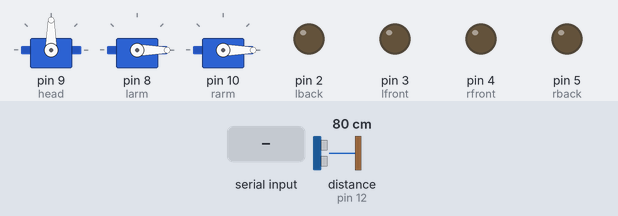
The sketch below on a simulated Arduino Uno, built with avr-gcc and run on an emulated ATmega328P. Shown: 3 × servo, output pins drawn as LEDs (lit = HIGH). The test bench sets the inputs (shaded band); at power-on: distance to the obstacle (sensor on pin 12) 80 cm. The echo pulse lasts 58.3 µs per cm; pins used as bus, display or sensor lines are not drawn; what the sketch prints to the serial monitor is not drawn.

Above: at 1.2 s.
1.3 s: "ty" received over Serial
At 3.5 s:
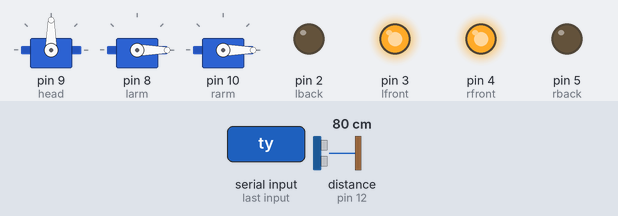
3.8 s: distance to the obstacle (sensor on pin 12) set to 19 cm
5.3 s: distance to the obstacle (sensor on pin 12) set to 15 cm
At 7.6 s:
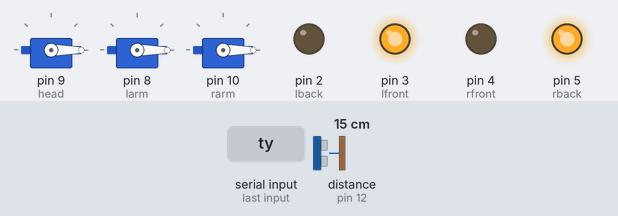
10.7 s: distance to the obstacle (sensor on pin 12) set to 18 cm
At 13.5 s:
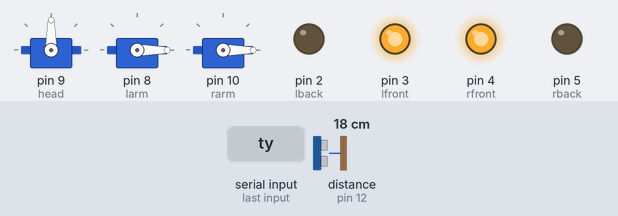
13.7 s: "ll" received over Serial
At 15.3 s:
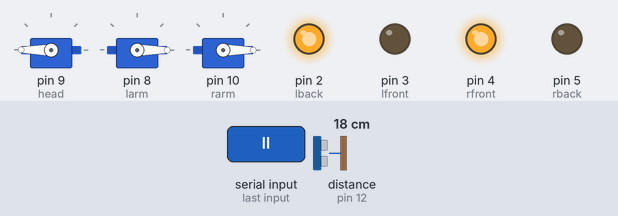
19.2 s: "hi" received over Serial
At 21.1 s:
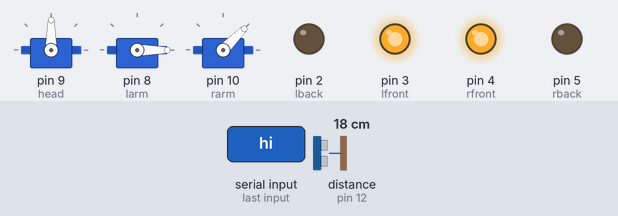
Timing chart, 0 to 25.2 s (numbered marks = the images above; inputs shaded):
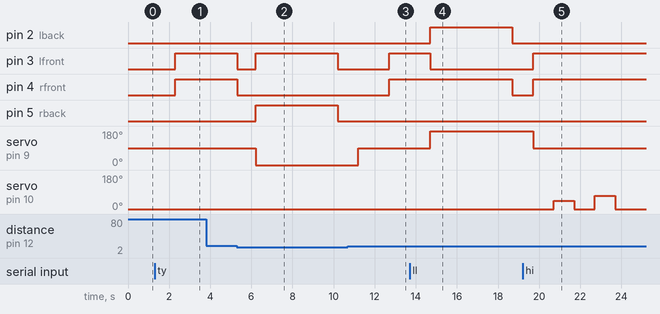

Measured:
- the behaviour switches between 17 and 16 cm on distance to the obstacle (sensor on pin 12) (found by bisection; images 1 and 2)
- after the input at 1.3 s, pin 3 (lfront), pin 4 (rfront): LOW → HIGH after 1.0 s
- after the input at 3.8 s, every drawn part: stays the same
- after the input at 5.3 s, pin 3 (lfront): HIGH → LOW at once, → HIGH 0.90 s later, → LOW 4.0 s later; pin 4 (rfront): HIGH → LOW at once; pin 5 (rback): LOW → HIGH after 0.90 s, → LOW 4.0 s later; servo on pin 9 (head): 90° → 0° after 0.90 s
- after the input at 10.7 s, pin 3 (lfront): LOW → HIGH after 2.0 s instead of 2.9 s; pin 4 (rfront): LOW → HIGH after 2.0 s; pin 5 (rback): stays LOW (without the input it goes to HIGH after 2.9 s)
- after the input at 13.7 s, pin 2 (lback): LOW → HIGH after 1.0 s, → LOW 4.0 s later; pin 3 (lfront): HIGH → LOW after 1.0 s; pin 4 (rfront): HIGH → LOW after 5.0 s; servo on pin 9 (head): 90° → 180° after 1.0 s
- after the input at 19.2 s, servo on pin 10 (rarm): 0° → 45° after 1.5 s, → 0° 1.0 s later, → 70° 1.0 s later, → 0° 1.0 s later

The sketch:

sketch.ino
```cpp
#include <Servo.h>

bool tymode=false;
const int lback=2;
const int lfront=3;
const int rfront=4;
const int rback=5;
const int echo=12;
const int trig=13;

Servo head;
Servo larm;
Servo rarm;
void front(){
  digitalWrite(lfront,HIGH);
  digitalWrite(rfront,HIGH);
  digitalWrite(lback,LOW);
  digitalWrite(rback,LOW);
  lofront();

}
void lofront(){
  head.write(90);
}
void loleft(){
  head.write(180);
  digitalWrite(lfront,LOW);
  digitalWrite(lback,HIGH);
  digitalWrite(rfront,HIGH);
  digitalWrite(rback,LOW);
  delay(4000);
  stop();
  delay(1000);
  lofront();
}
void loright(){
  head.write(0);
  digitalWrite(lfront,HIGH);
  digitalWrite(lback,LOW);
  digitalWrite(rfront,LOW);
  digitalWrite(rback,HIGH);
  delay(4000);
  stop();
  delay(1000);
  lofront();
}
void stop(){
  digitalWrite(lfront,LOW);
  digitalWrite(rfront,LOW);
  digitalWrite(lback,LOW);
  digitalWrite(rback,LOW);
}
void hi(){
  rarm.write(45);
  delay(1000);
  rarm.write(0);
  delay(1000);
  rarm.write(70);
  delay(1000);
  rarm.write(0);
}
long distance(){
  digitalWrite(trig,LOW);
  delayMicroseconds(2);
  digitalWrite(trig,HIGH);
  delayMicroseconds(10);
  digitalWrite(trig,LOW);

  long time=pulseIn(echo,HIGH,30000);
  if(time==0) return 999;
  else{
    long dist=(time*0.034)/2;
    return dist;
  }
}
void setup() {
  Serial.begin(9600);
  pinMode(lfront,OUTPUT);
  pinMode(lback,OUTPUT);
  pinMode(rfront,OUTPUT);
  pinMode(rback,OUTPUT);
  pinMode(echo,INPUT);
  pinMode(trig,OUTPUT);
  head.attach(9);
  head.write(90);
  larm.attach(8);
  larm.write(0);
  rarm.attach(10);
  rarm.write(0);

}
void loop() {
  if(Serial.available()){
    String r=Serial.readString();
    r.trim();
    Serial.print(r);
    if (r.indexOf("ty") !=-1){
      tymode=true;

    }
    if (r.indexOf("s") !=-1){
      stop();
      tymode=false;
    }
    if (r.indexOf("lf") !=-1){
      lofront();
    }
    if (r.indexOf("ll") !=-1){
      loleft();
    }
    if (r.indexOf("lr") !=-1){
      loright();
    }
    if(r.indexOf("hi") !=-1){
      hi();
    }
  }
  if(tymode){
        long di=distance();
        Serial.println(di);
        if(di <= 15){
          stop();
          delay(900);
          loright();
          delay(1500);
          head.write(90);
        }else{
          front();
        }
      }

}
```
